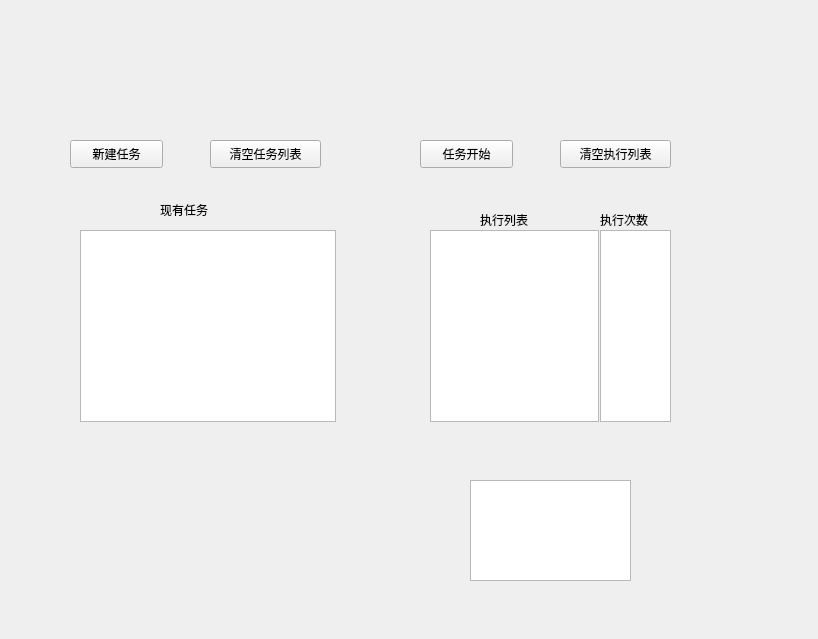
<?xml version="1.0" encoding="UTF-8"?>
<ui version="4.0">
 <class>taskList</class>
 <widget class="QWidget" name="taskList">
  <property name="geometry">
   <rect>
    <x>0</x>
    <y>0</y>
    <width>818</width>
    <height>639</height>
   </rect>
  </property>
  <property name="windowTitle">
   <string>Form</string>
  </property>
  <widget class="QPushButton" name="newTaskBtn">
   <property name="geometry">
    <rect>
     <x>70</x>
     <y>140</y>
     <width>93</width>
     <height>28</height>
    </rect>
   </property>
   <property name="text">
    <string>新建任务</string>
   </property>
  </widget>
  <widget class="QListWidget" name="taskListWgt">
   <property name="geometry">
    <rect>
     <x>80</x>
     <y>230</y>
     <width>256</width>
     <height>192</height>
    </rect>
   </property>
   <property name="dragDropOverwriteMode">
    <bool>false</bool>
   </property>
   <property name="dragDropMode">
    <enum>QAbstractItemView::DragDropMode::DragOnly</enum>
   </property>
   <property name="defaultDropAction">
    <enum>Qt::DropAction::CopyAction</enum>
   </property>
   <property name="sortingEnabled">
    <bool>true</bool>
   </property>
  </widget>
  <widget class="QLabel" name="taskListLbl">
   <property name="geometry">
    <rect>
     <x>160</x>
     <y>200</y>
     <width>69</width>
     <height>19</height>
    </rect>
   </property>
   <property name="text">
    <string>现有任务</string>
   </property>
  </widget>
  <widget class="QPushButton" name="startWorkBtn">
   <property name="geometry">
    <rect>
     <x>420</x>
     <y>140</y>
     <width>93</width>
     <height>28</height>
    </rect>
   </property>
   <property name="text">
    <string>任务开始</string>
   </property>
  </widget>
  <widget class="QLabel" name="workListLbl">
   <property name="geometry">
    <rect>
     <x>480</x>
     <y>210</y>
     <width>69</width>
     <height>19</height>
    </rect>
   </property>
   <property name="text">
    <string>执行列表</string>
   </property>
  </widget>
  <widget class="QPushButton" name="clearTaskBtn">
   <property name="geometry">
    <rect>
     <x>210</x>
     <y>140</y>
     <width>111</width>
     <height>28</height>
    </rect>
   </property>
   <property name="text">
    <string>清空任务列表</string>
   </property>
  </widget>
  <widget class="QPushButton" name="clearWorkBtn">
   <property name="geometry">
    <rect>
     <x>560</x>
     <y>140</y>
     <width>111</width>
     <height>28</height>
    </rect>
   </property>
   <property name="text">
    <string>清空执行列表</string>
   </property>
  </widget>
  <widget class="QLabel" name="workTimesLbl">
   <property name="geometry">
    <rect>
     <x>600</x>
     <y>210</y>
     <width>69</width>
     <height>19</height>
    </rect>
   </property>
   <property name="text">
    <string>执行次数</string>
   </property>
  </widget>
  <widget class="QListWidget" name="workListWgt">
   <property name="geometry">
    <rect>
     <x>430</x>
     <y>230</y>
     <width>169</width>
     <height>192</height>
    </rect>
   </property>
   <property name="verticalScrollBarPolicy">
    <enum>Qt::ScrollBarPolicy::ScrollBarAlwaysOff</enum>
   </property>
   <property name="horizontalScrollBarPolicy">
    <enum>Qt::ScrollBarPolicy::ScrollBarAsNeeded</enum>
   </property>
   <property name="dragDropMode">
    <enum>QAbstractItemView::DragDropMode::DragDrop</enum>
   </property>
   <property name="defaultDropAction">
    <enum>Qt::DropAction::MoveAction</enum>
   </property>
   <property name="gridSize">
    <size>
     <width>0</width>
     <height>20</height>
    </size>
   </property>
  </widget>
  <widget class="QTableWidget" name="workTimesWgt">
   <property name="geometry">
    <rect>
     <x>600</x>
     <y>230</y>
     <width>71</width>
     <height>192</height>
    </rect>
   </property>
   <attribute name="horizontalHeaderVisible">
    <bool>false</bool>
   </attribute>
   <attribute name="horizontalHeaderMinimumSectionSize">
    <number>40</number>
   </attribute>
   <attribute name="horizontalHeaderDefaultSectionSize">
    <number>40</number>
   </attribute>
   <attribute name="horizontalHeaderHighlightSections">
    <bool>true</bool>
   </attribute>
   <attribute name="verticalHeaderVisible">
    <bool>false</bool>
   </attribute>
   <attribute name="verticalHeaderMinimumSectionSize">
    <number>20</number>
   </attribute>
   <attribute name="verticalHeaderDefaultSectionSize">
    <number>20</number>
   </attribute>
  </widget>
  <widget class="QListWidget" name="rubbishWgt">
   <property name="geometry">
    <rect>
     <x>470</x>
     <y>480</y>
     <width>161</width>
     <height>101</height>
    </rect>
   </property>
   <property name="dragDropMode">
    <enum>QAbstractItemView::DragDropMode::DropOnly</enum>
   </property>
   <property name="defaultDropAction">
    <enum>Qt::DropAction::MoveAction</enum>
   </property>
  </widget>
 </widget>
 <resources/>
 <connections/>
</ui>
